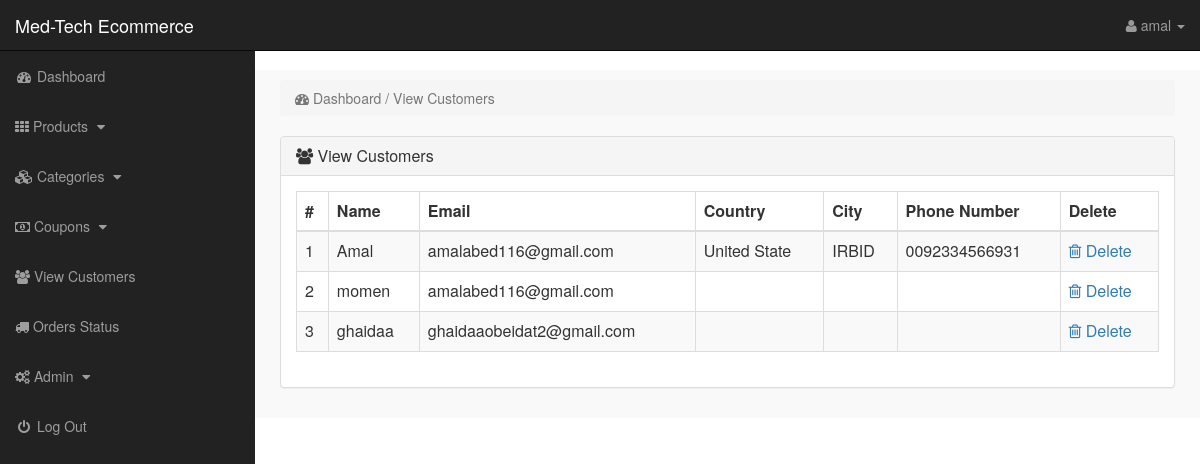
Page /admin/index.php?view_customers (signed in) on the committed database.
### tables this page shows
CREATE TABLE `customers` (
  `customer_id` int(10) NOT NULL,
  `customer_name` varchar(255) NOT NULL,
  `customer_email` varchar(255) NOT NULL,
  `customer_pass` varchar(255) NOT NULL,
  `customer_country` text NOT NULL,
  `customer_city` text NOT NULL,
  `customer_contact` varchar(255) NOT NULL,
  `customer_address` text DEFAULT NULL
);

### admin/view_customers.php (the view)
<?php
if(!isset($_SESSION['admin_email'])){
echo "<script>window.open('login.php','_self')</script>";
}
else {
?>
<div class="row">
<div class="col-lg-12">
<ol class="breadcrumb">
<li class="active">
<i class="fa fa-dashboard"></i> Dashboard / View Customers
</li>
</ol>
</div>
</div>
<div class="row">
<div class="col-lg-12">
<div class="panel panel-default">
<div class="panel-heading">
<h3 class="panel-title">
<i class="fa fa-users"></i> View Customers
</h3>
</div>
<div class="panel-body" >
<div class="table-responsive" >
<table class="table table-bordered table-hover table-striped" >
<thead>
<tr>
<th>#</th>
<th>Name</th>
<th>Email</th>
<th>Country</th>
<th>City</th>
<th>Phone Number</th>
<th>Delete</th>
</tr>
</thead>
<tbody>
<?php
$i=0;
$get_c = "select * from customers";
$run_c = mysqli_query($con,$get_c);
while($row_c=mysqli_fetch_array($run_c)){
$c_id = $row_c['customer_id'];
$c_name = $row_c['customer_name'];
$c_email = $row_c['customer_email'];
$c_country = $row_c['customer_country'];
$c_city = $row_c['customer_city'];
$c_contact = $row_c['customer_contact'];
$i++;
?>
<tr>
<td><?php echo $i; ?></td>
<td><?php echo $c_name; ?></td>
<td><?php echo $c_email; ?></td>
<td><?php echo $c_country; ?></td>
<td><?php echo $c_city; ?></td>
<td><?php echo $c_contact; ?></td>
<td>
<a href="index.php?customer_delete=<?php echo $c_id; ?>" >
<i class="fa fa-trash-o" ></i> Delete
</a>
</td>
</tr>
<?php } ?>
</tbody>
</table>
</div>
</div>
</div>
</div>
</div>
<?php } ?>

### admin/includes/sidebar.php (shortened to what this page needs)
<?php
if(!isset($_SESSION['admin_email'])){
echo "<script>window.open('login.php','_self')</script>";
}
else {
?>
<nav class="navbar navbar-inverse navbar-fixed-top" >
<div class="navbar-header" >
<a class="navbar-brand" href="index.php?dashboard" >Med-Tech Ecommerce</a>
</div>
<ul class="nav navbar-right top-nav" >
<li class="dropdown" >
<a href="#" class="dropdown-toggle" data-toggle="dropdown" >
<i class="fa fa-user" ></i>
<?php echo $admin_name; ?> <b class="caret" ></b>
</a>
</li>
</ul>
<div class="collapse navbar-collapse navbar-ex1-collapse">
<ul class="nav navbar-nav side-nav">
<li>
<a href="index.php?dashboard">
<i class="fa fa-fw fa-dashboard"></i> Dashboard
</a>
</li>
<li>
<a href="#" data-toggle="collapse" data-target="#products">
<i class="fa fa-th"></i> Products
<i class="fa fa-fw fa-caret-down"></i>
</a>
</li>
<li>
<a href="#" data-toggle="collapse" data-target="#cat">
<i class="fa fa-cubes"></i> Categories
<i class="fa fa-fw fa-caret-down"></i>
</a>
</li>
<li>
<a href="#" data-toggle="collapse" data-target="#coupons">
<i class="fa fa-money"></i> Coupons
<i class="fa fa-fw fa-caret-down"></i>
</a>
</li>
<li>
<a href="index.php?view_customers">
<i class="fa fa-users"></i> View Customers
</a>
</li>
<li>
<a href="index.php?order_status">
<i class="fa fa-truck"></i> Orders Status
</a>
</li>
<li >
<a href="#" data-toggle="collapse" data-target="#users">
<i class="fa fa-cogs"></i> Admin
<i class="fa fa-fw fa-caret-down"></i>
</a>
</li>
<li>
<a href="logout.php">
<i class="fa fa-fw fa-power-off"></i> Log Out
</a>
</li>
</ul>
</div>
</nav>
<?php }
 ?>

### admin/css/style.css (style rules this page uses)
body { margin-top:100px; }
@media (min-width: 768px) { body { margin-top:50px; } }
.top-nav { padding:0 15px; }
.top-nav>li { display:inline-block; float:left; }
.top-nav>li>a { padding-top:15px; padding-bottom:15px; line-height:20px; color:#999; }
@media (min-width: 768px) { .side-nav { position:fixed; top:51px; width:255px; border-radius:0; overflow-y:auto; background-color: #222; bottom:0; overflow-x:hidden; padding-bottom:40px; } }
@media (min-width: 768px) { .side-nav>li>a { width:255px; } }
.panel-body { border-radius:5px; }

### rows in the picture
customers: customer_name "Amal", customer_email "amalabed116@gmail.com", customer_country "United State", customer_city "IRBID", customer_contact "0092334566931"
customers: customer_name "momen", customer_email "amalabed116@gmail.com"
customers: customer_name "ghaidaa", customer_email "ghaidaaobeidat2@gmail.com"

### other values in the picture
$admin_name "amal"
